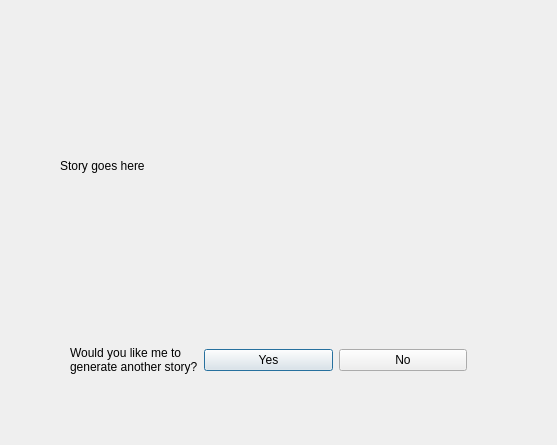
<?xml version="1.0" encoding="UTF-8"?>
<ui version="4.0">
 <class>Story</class>
 <widget class="QDialog" name="Story">
  <property name="enabled">
   <bool>true</bool>
  </property>
  <property name="geometry">
   <rect>
    <x>0</x>
    <y>0</y>
    <width>557</width>
    <height>445</height>
   </rect>
  </property>
  <property name="sizePolicy">
   <sizepolicy hsizetype="Preferred" vsizetype="Preferred">
    <horstretch>0</horstretch>
    <verstretch>0</verstretch>
   </sizepolicy>
  </property>
  <property name="windowTitle">
   <string>Dialog</string>
  </property>
  <widget class="QLabel" name="label">
   <property name="geometry">
    <rect>
     <x>60</x>
     <y>60</y>
     <width>411</width>
     <height>211</height>
    </rect>
   </property>
   <property name="text">
    <string>Story goes here</string>
   </property>
  </widget>
  <widget class="QWidget" name="horizontalLayoutWidget">
   <property name="geometry">
    <rect>
     <x>70</x>
     <y>320</y>
     <width>397</width>
     <height>80</height>
    </rect>
   </property>
   <layout class="QHBoxLayout" name="horizontalLayout">
    <item>
     <widget class="QLabel" name="label_2">
      <property name="text">
       <string>Would you like me to generate another story?</string>
      </property>
      <property name="wordWrap">
       <bool>true</bool>
      </property>
     </widget>
    </item>
    <item>
     <widget class="QPushButton" name="pushButton">
      <property name="text">
       <string>Yes</string>
      </property>
     </widget>
    </item>
    <item>
     <widget class="QPushButton" name="pushButton_2">
      <property name="text">
       <string>No</string>
      </property>
     </widget>
    </item>
   </layout>
  </widget>
 </widget>
 <resources/>
 <connections/>
</ui>
